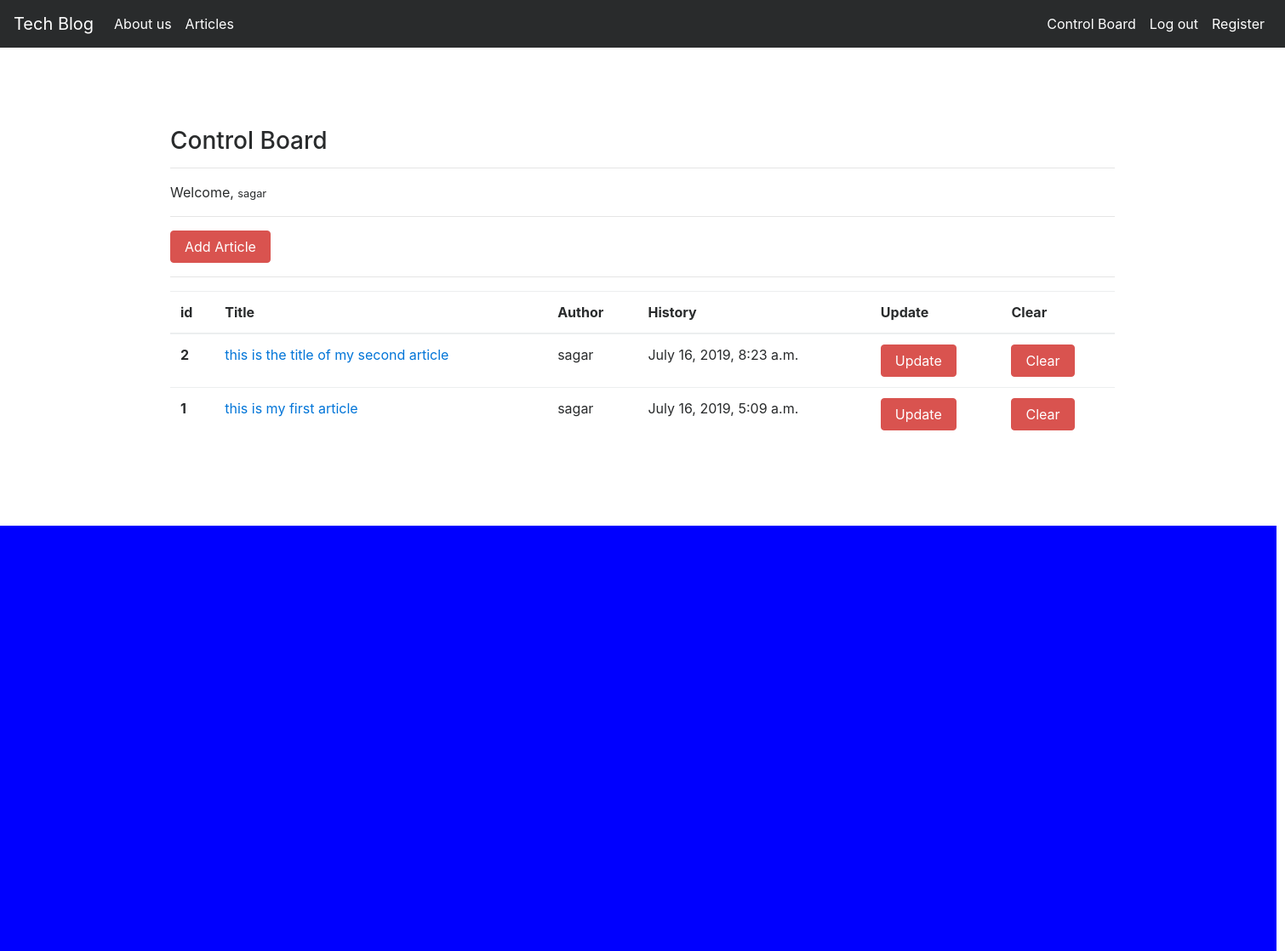
Screenshot of /articles/dashboard/ (signed in) with the database file from the repository.
### article/models.py (models this page shows, shortened)
class Article(models.Model):
    author = models.ForeignKey("auth.User",on_delete = models.CASCADE,verbose_name = "Author ")
    title = models.CharField(max_length = 50,verbose_name = "Title")
    content = RichTextField()
    created_date = models.DateTimeField(auto_now_add=True,verbose_name="Creation Date")
    article_image = models.FileField(blank = True,null = True,verbose_name="Add Photo to Article")
    class Meta:
        ordering = ['-created_date']

### article/views.py (the view)
# urls.py: path('dashboard/',views.dashboard,name = "dashboard"),
@login_required(login_url = "user:login")
def dashboard(request):
    articles = Article.objects.filter(author = request.user)
    context = {
        "articles":articles
    }
    return render(request,"dashboard.html",context)

### templates/dashboard.html
{% extends "layout.html" %}
{% block body %}
<h3>Control Board</h3>
<hr>
<p>
    Welcome, <small>{{request.user.username}}</small>
</p>
<hr>
<a class = "btn btn-danger" href = "{% url 'article:addarticle' %}">Add Article </a>
<hr>
{% if articles %}
<table class="table">
        <thead>
          <tr>
            <th scope="col">id</th>
            <th scope="col">Title</th>
            <th scope="col">Author</th>
            <th scope="col">History</th>
            <th scope="col">Update</th>
            <th scope="col">Clear</th>
          </tr>
        </thead>
        <tbody>
          {% for article in articles %}
          <tr>
            <th scope="row">{{article.id}}</th>
            <td><a href="{% url 'article:detail' article.id %}">{{article.title}}</a></td>
            <td>{{article.author.username}}</td>
            <td>{{article.created_date}}</td>
            <td><a href="{% url 'article:update' article.id %}" class = "btn btn-danger">Update</a></td>
            <td><a href="{% url 'article:delete' article.id %}" class = "btn btn-danger">Clear</a> </td>
          </tr>
          {% endfor %}
        </tbody>
      </table>
{% else %}
<div class = "alert alert-danger">
You don't have an article yet...
</div>
{% endif %}
{% endblock body %}

### rows the page displays
Article: id "2", title "this is the title of my second article", author.username "sagar", created_date "July 16, 2019, 8:23 a.m."
Article: id "1", title "this is my first article", author.username "sagar", created_date "July 16, 2019, 5:09 a.m."

### other values shown
{{ request.user.username }} "sagar"
